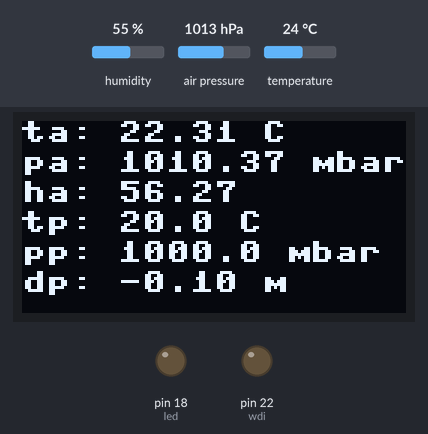
The program below on a simulated MicroPython board. On the bench: 128×64 one-colour display, output pins drawn as LEDs (lit = HIGH). The test bench sets the inputs (shaded band); at power-on: humidity 55 %, air pressure 1013 hPa, temperature 24 °C. WiFi joins after 1.5 s; web requests get an empty 200 reply after 0.4 s; library files of the repository ran but are not shown: bme280.py; what the program prints to the serial console is not drawn. At 9.1 s the program stops and its outputs stay as they are.

Above: at 0.1 s.
At 3.2 s:
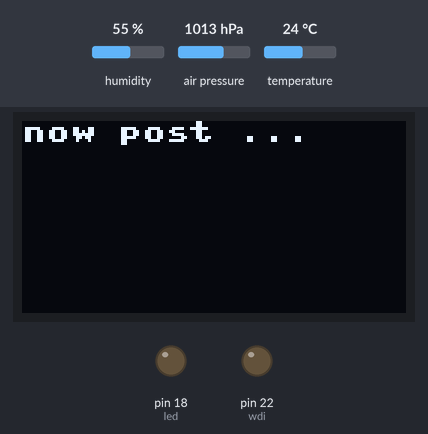
At 7.1 s:
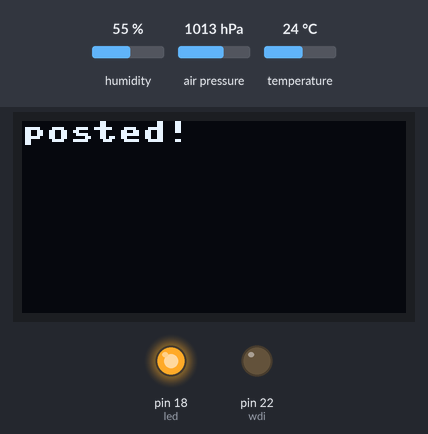
At 9.1 s:
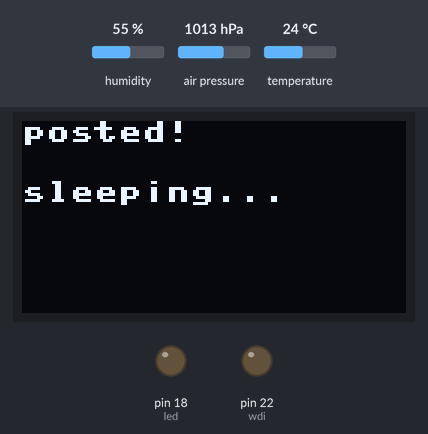
Timing chart, 0 to 10.6 s (numbered marks = the images above):
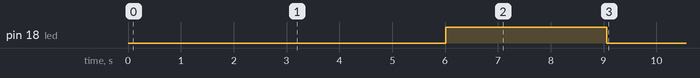

Measured:
- by itself, pin 18 (led): LOW → HIGH at 6.0 s, → LOW 3.0 s later
- what the display in image 0 shows lasts 3.0 s, from 0.1 s to 3.1 s
- what the display in image 1 shows lasts 3.9 s, from 3.1 s to 7.0 s
- what the display in image 2 shows lasts 1.1 s, from 7.0 s to 8.1 s

The program:

test3.py
```python
from machine import UART
import time
import ssd1306
from machine import I2C
from machine import Pin
import gc
import bme280
import ujson as json
import urequests as requests

sec_interval=90

# set up FARMOS params
public_key='ebb4OB1GGqSzL8g4bPmzUm9864wo'
private_key='2llaO9KWWwsmlXWaby2mFQPBveLD'

# set up WIFI parameters
WIFI_NET = 'Artisan\'s Asylum'
WIFI_PASSWORD = 'learn.make.teach'

base_url='http://142.93.123.71:8080/input/'
get_url = base_url+public_key+'?private_key='+private_key
headers = {'Content-type':'application/json', 'Accept':'application/json'}

led=Pin(18,Pin.OUT)

wdi=Pin(22,Pin.OUT)


def get_data(url):
    try:
    	r = requests.get(url)
        return r
    except Exception as e:
	    print(e)
    else:
	    r.close()

# function for posting data
def post_data():
    try:
    	r = requests.post(url,data=json.dumps(payload),headers=headers)
    except Exception as e:
	print(e)
	#r.close()
	return "timeout"
    else:
	r.close()
	print('Status', r.status_code)
   	return "posted"

# function for connecting to wifi
def do_connect():
    import network
    sta_if = network.WLAN(network.STA_IF)
    if not sta_if.isconnected():
        print('connecting to network...')
	sta_if.active(False)
        sta_if.active(True)
        sta_if.connect(WIFI_NET, WIFI_PASSWORD)
        while not sta_if.isconnected():
            pass
    print('network config:', sta_if.ifconfig())


baudrate=1200
#baudrate=57600

y_start=0

uart = UART(1, baudrate=baudrate,rx=19,tx=21,timeout=10)

index=0
g=10 # m/s^2
rho=997 # kg/m^3

# set up the display
# i2c == (scl,sda)

i2c = I2C(-1, Pin(14), Pin(2))
oled = ssd1306.SSD1306_I2C(128, 64, i2c)
bme=bme280.BME280(i2c=i2c)


#time.sleep(3)


posted=False

while (posted==False):


    a=uart.readline()
    a='hello'
    if (a!=None):
        #print(a)

        try:

            bme280_params=bme.values
            #print(bme280_params)
            ta=float(bme280_params[0])
            pa=float(bme280_params[1])
            ha=float(bme280_params[2])

            oled.fill(0)
            oled.text("ta: "+str(ta)+" C",0,0)
            oled.text("pa: "+str(pa)+" mbar",0,10)

            ha_string="ha: %.2f" % ha
            oled.text(ha_string,0,20)

            #packet_text = str(a, 'ascii')
            #params=packet_text.strip().split(',')

            #tp=float(params[0])
            #pp=float(params[1])

            tp=20.
            pp=1000.

            oled.text("tp: "+str(tp)+" C",0,30)
            oled.text("pp: "+str(pp)+ " mbar",0,40)
            delta_p_pa=(pp-pa)*100
            depth_m=delta_p_pa/(rho*g)


            depth_string="dp: %.2f m" % depth_m
            oled.text(depth_string,0,50)
            oled.show()
            if (depth_m>0.):
                print(depth_m)

            time.sleep(3)
            oled.fill(0)
            oled.text('now post ...',0,0)
            oled.show()
            time.sleep(1)
            print('post!')
            full_get_url=get_url+"&dp="+str(depth_m)+"&ha="+str(ha)+"&pa="+str(pa)+"&pp="+str(pp)+"&ta="+str(ta)+"&tp="+str(tp)
            #payload ={"ta": ta,"pa":pa,"ha":ha,"tp":tp,"pp":pp,"dp":depth_m}
            print(full_get_url)

            # connect to network
            do_connect()

            # post the data
            result=get_data(full_get_url)
            print(result.status_code)
            posted=True
            led.value(True)
            time.sleep(1)
            oled.fill(0)
            oled.text('posted!',0,0)
            oled.show()
            time.sleep(1)
            oled.text('sleeping...',0,20)
            oled.show()
            time.sleep(1)
            # pulse wdi pin
            wdi.value(True)
            wdi.value(False)


        except Exception as e:
            print(e)
            # pulse wdi pin
            wdi.value(True)
            wdi.value(False)

        led.value(False)
```
